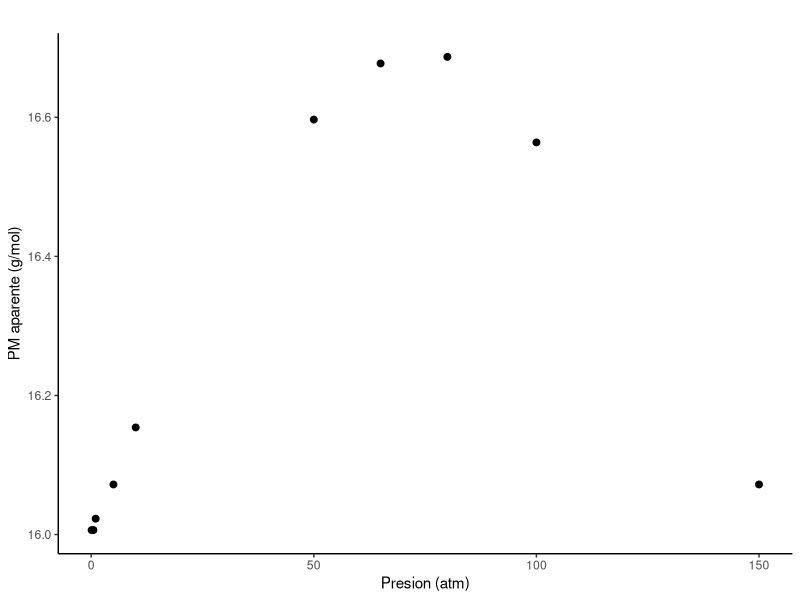
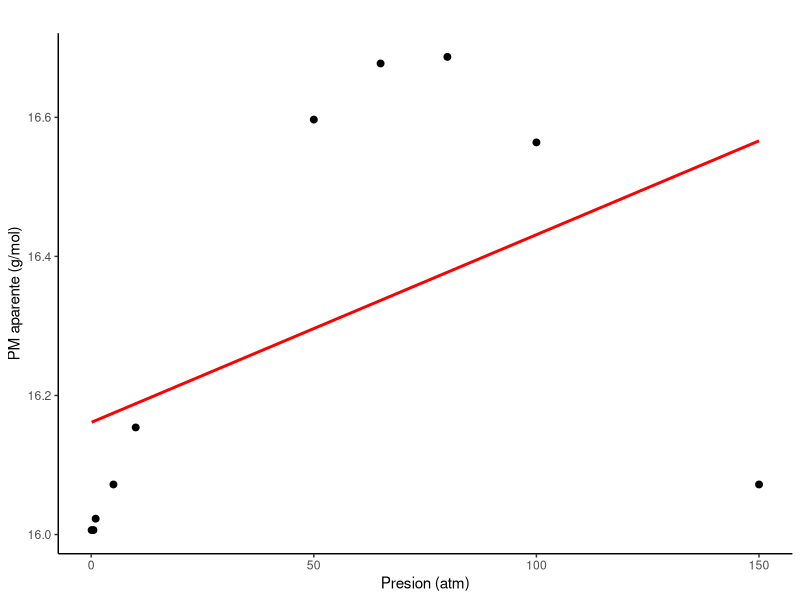
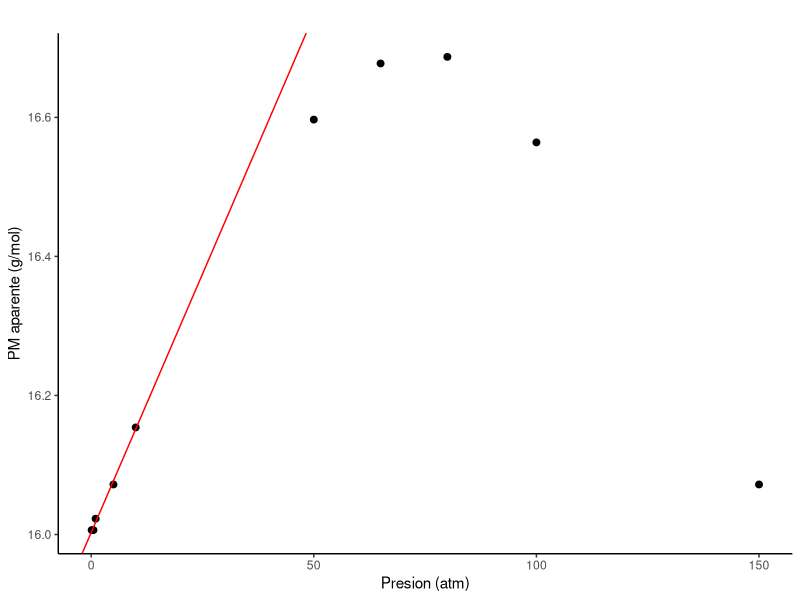
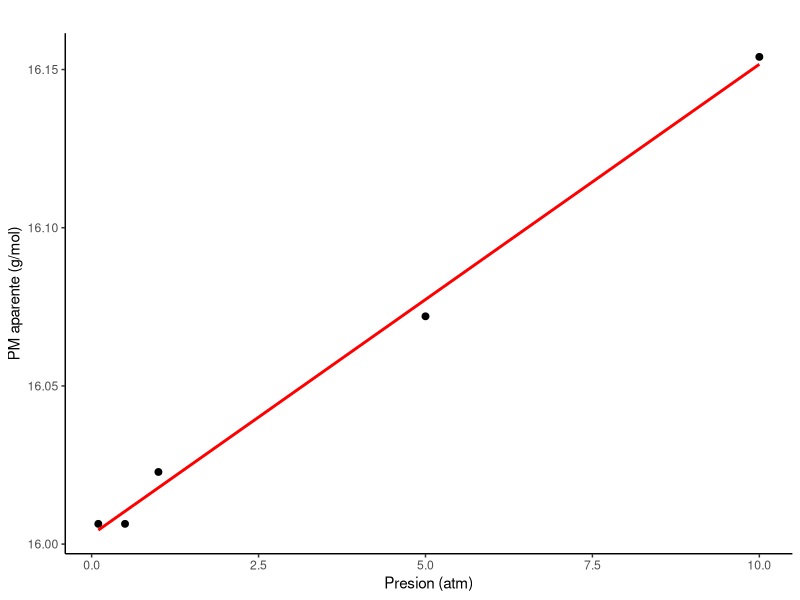

R code for these plots, in order:
# Ejercicio 1.6 con algunos tips extras
# Por motivos de simplicidad vamos a analizar sólo los datos del metano

library(ggplot2)

pre <- c(0.1, 0.5, 1, 5, 10, 50, 65, 80, 100, 150)
den_ch4 <- c(0.0976, 0.488, 0.977, 4.9, 9.85, 50.6, 66.1, 81.4, 101, 147)
pm_ch4 <- 0.082*200*den_ch4/pre

datos <- data.frame(pre, den_ch4, pm_ch4)

head(datos)

plot_1 <- ggplot(datos, aes(x=pre, y=pm_ch4))+
  geom_point(colour = "black", size = 2) +
  theme_classic() +
  labs(title = "",
       x = "Presion (atm)",
       y = "PM aparente (g/mol)") 

plot_1

graf1<- plot_1 + geom_smooth(method="lm",se=FALSE, col="red")
graf1

fit <- lm(pm_ch4~pre, data=datos, subset=(pre<50))
resumen <- summary(fit)
resumen$coefficients

resumen
ordenada <- resumen$coefficients[1,1]
ordenada
pendiente <- resumen$coefficients[2,1]
pendiente

a <- c(5, 6, 7, 4, 3, 6)
a[1]

plot_2 <- plot_1 + geom_abline( slope= pendiente, intercept= ordenada, color= 'red')
plot_2

pendiente
ordenada

recortado <- subset(datos, pre<50)
recortado

plot_3 <- ggplot(recortado, aes(x=pre, y=pm_ch4))+
  geom_point(colour = "black", size = 2) +
  theme_classic() +
  labs(title = "",
       x = "Presion (atm)",
       y = "PM aparente (g/mol)") 

plot_3 + geom_smooth(method="lm",se=FALSE, col="red")

head(recortado)

mas_recortado <- recortado[-c(2),]
mas_recortado
